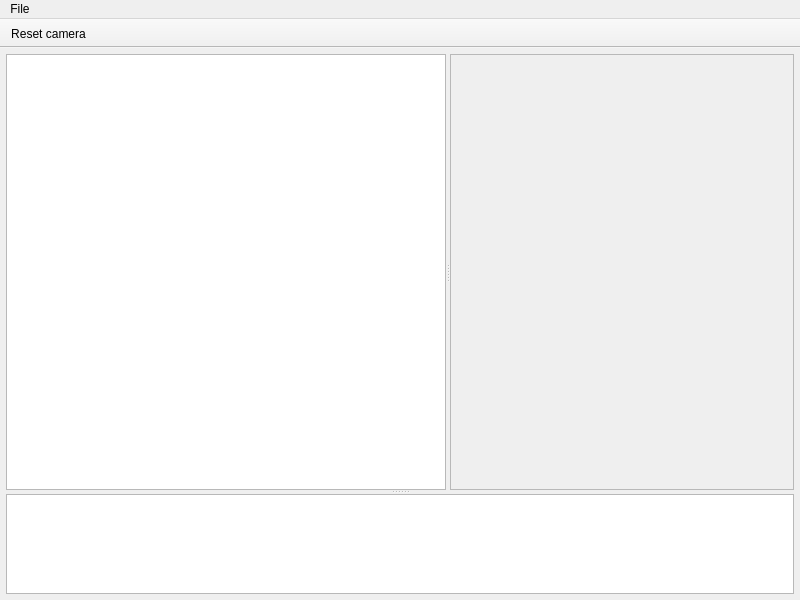
<?xml version="1.0" encoding="UTF-8"?>
<ui version="4.0">
 <class>MainWindow</class>
 <widget class="QMainWindow" name="MainWindow">
  <property name="geometry">
   <rect>
    <x>0</x>
    <y>0</y>
    <width>800</width>
    <height>600</height>
   </rect>
  </property>
  <property name="minimumSize">
   <size>
    <width>800</width>
    <height>600</height>
   </size>
  </property>
  <property name="windowTitle">
   <string>Calculix CAE</string>
  </property>
  <property name="windowIcon">
   <iconset>
    <normaloff>icons/ccx_icon.png</normaloff>icons/ccx_icon.png</iconset>
  </property>
  <widget class="QWidget" name="centralwidget">
   <layout class="QVBoxLayout" name="verticalLayout">
    <property name="spacing">
     <number>0</number>
    </property>
    <property name="leftMargin">
     <number>6</number>
    </property>
    <property name="topMargin">
     <number>6</number>
    </property>
    <property name="rightMargin">
     <number>6</number>
    </property>
    <property name="bottomMargin">
     <number>6</number>
    </property>
    <item>
     <widget class="QSplitter" name="splitter_2">
      <property name="orientation">
       <enum>Qt::Vertical</enum>
      </property>
      <widget class="QSplitter" name="splitter">
       <property name="sizePolicy">
        <sizepolicy hsizetype="Expanding" vsizetype="Preferred">
         <horstretch>0</horstretch>
         <verstretch>7</verstretch>
        </sizepolicy>
       </property>
       <property name="orientation">
        <enum>Qt::Horizontal</enum>
       </property>
       <widget class="QTreeView" name="tree_view">
        <property name="sizePolicy">
         <sizepolicy hsizetype="Preferred" vsizetype="Expanding">
          <horstretch>1</horstretch>
          <verstretch>0</verstretch>
         </sizepolicy>
        </property>
        <property name="editTriggers">
         <set>QAbstractItemView::NoEditTriggers</set>
        </property>
        <property name="selectionMode">
         <enum>QAbstractItemView::SingleSelection</enum>
        </property>
        <property name="selectionBehavior">
         <enum>QAbstractItemView::SelectItems</enum>
        </property>
        <property name="allColumnsShowFocus">
         <bool>false</bool>
        </property>
        <property name="expandsOnDoubleClick">
         <bool>false</bool>
        </property>
        <attribute name="headerVisible">
         <bool>false</bool>
        </attribute>
       </widget>
       <widget class="QFrame" name="frame_widget">
        <property name="sizePolicy">
         <sizepolicy hsizetype="Preferred" vsizetype="Preferred">
          <horstretch>2</horstretch>
          <verstretch>0</verstretch>
         </sizepolicy>
        </property>
        <property name="frameShape">
         <enum>QFrame::StyledPanel</enum>
        </property>
        <property name="frameShadow">
         <enum>QFrame::Raised</enum>
        </property>
        <widget class="QWidget" name="verticalLayoutWidget">
         <property name="geometry">
          <rect>
           <x>29</x>
           <y>29</y>
           <width>91</width>
           <height>141</height>
          </rect>
         </property>
         <layout class="QVBoxLayout" name="vl">
          <property name="spacing">
           <number>0</number>
          </property>
         </layout>
        </widget>
       </widget>
      </widget>
      <widget class="QTextEdit" name="log_widget">
       <property name="sizePolicy">
        <sizepolicy hsizetype="Expanding" vsizetype="Expanding">
         <horstretch>0</horstretch>
         <verstretch>1</verstretch>
        </sizepolicy>
       </property>
       <property name="minimumSize">
        <size>
         <width>0</width>
         <height>100</height>
        </size>
       </property>
       <property name="readOnly">
        <bool>true</bool>
       </property>
      </widget>
     </widget>
    </item>
   </layout>
  </widget>
  <widget class="QMenuBar" name="menubar">
   <property name="geometry">
    <rect>
     <x>0</x>
     <y>0</y>
     <width>800</width>
     <height>31</height>
    </rect>
   </property>
   <widget class="QMenu" name="menuFile">
    <property name="title">
     <string>File</string>
    </property>
    <addaction name="actionImportMeshFromInp"/>
   </widget>
   <addaction name="menuFile"/>
  </widget>
  <widget class="QToolBar" name="toolBar">
   <property name="windowTitle">
    <string>toolBar</string>
   </property>
   <property name="movable">
    <bool>false</bool>
   </property>
   <property name="floatable">
    <bool>false</bool>
   </property>
   <attribute name="toolBarArea">
    <enum>TopToolBarArea</enum>
   </attribute>
   <attribute name="toolBarBreak">
    <bool>false</bool>
   </attribute>
   <addaction name="actionResetCamera"/>
  </widget>
  <action name="actionImportMeshFromInp">
   <property name="text">
    <string>Import .inp mesh</string>
   </property>
  </action>
  <action name="actionResetCamera">
   <property name="icon">
    <iconset>
     <normaloff>icons/focus.svg</normaloff>icons/focus.svg</iconset>
   </property>
   <property name="text">
    <string>Reset camera</string>
   </property>
  </action>
 </widget>
 <resources/>
 <connections/>
</ui>
